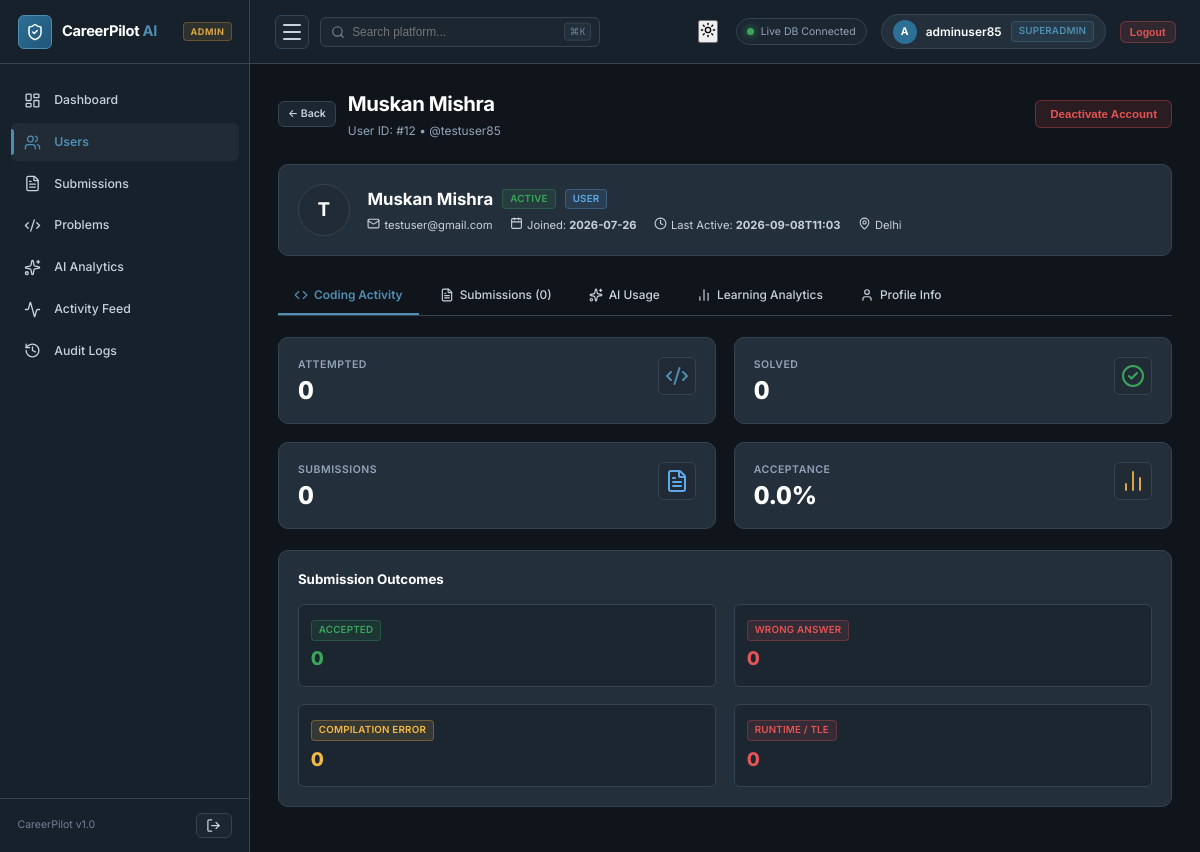
The page /admin/users/12 (signed in) on the database as committed earlier.
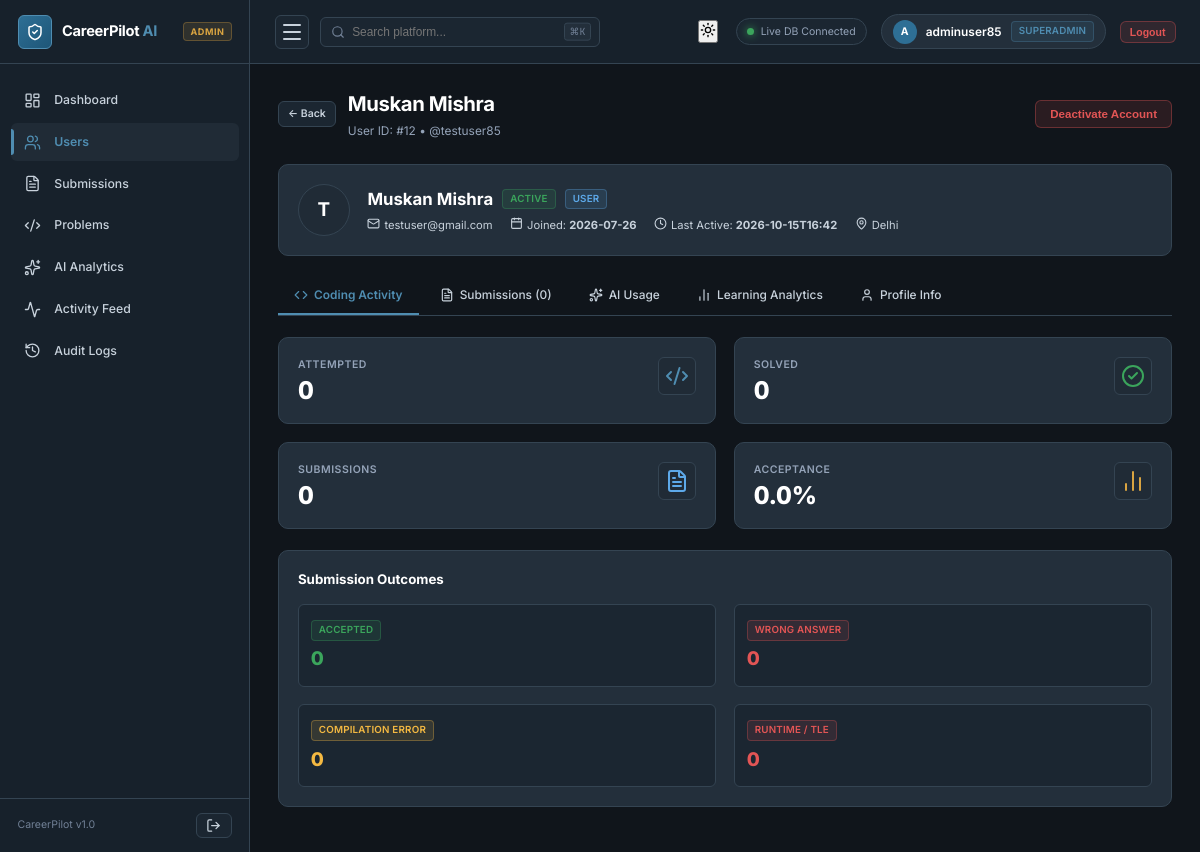
The same page on the database as committed later.
### tables this page shows
CREATE TABLE users (
    id INTEGER PRIMARY KEY AUTOINCREMENT,
    username TEXT NOT NULL UNIQUE,
    email TEXT NOT NULL UNIQUE,
    password_hash TEXT NOT NULL,
    full_name TEXT DEFAULT '',
    avatar_url TEXT DEFAULT '/static/images/default-avatar.png',
    bio TEXT DEFAULT '',
    phone TEXT DEFAULT '',
    location TEXT DEFAULT '',
    linkedin_url TEXT DEFAULT '',
    github_url TEXT DEFAULT '',
    portfolio_url TEXT DEFAULT '',
    role TEXT DEFAULT 'user' CHECK(role IN ('user', 'admin')),
    is_active INTEGER DEFAULT 1,
    last_login TIMESTAMP,
    created_at TIMESTAMP DEFAULT CURRENT_TIMESTAMP,
    updated_at TIMESTAMP DEFAULT CURRENT_TIMESTAMP
);

### backend/routes/admin.py (the view)
@admin_bp.route('/users/<int:user_id>')
@admin_required
def user_detail(user_id: int):
    data = AdminAnalyticsService.get_user_detail(user_id)
    if not data:
        flash(f"User #{user_id} not found.", "danger")
        return redirect(url_for('admin.users'))
    AdminModel.log_audit(
        session.get('admin_id'),
        session.get('admin_username', 'Admin'),
        "VIEW_USER",
        f"User ID: {user_id} ({data['user']['username']})",
        request.remote_addr or ""
    )
    return render_template('admin/user_detail.html', **data)

### backend/database/db.py (called while the page is built)
def get_db_path() -> str:
    base_dir = os.path.dirname(os.path.dirname(os.path.dirname(os.path.abspath(__file__))))
    return os.path.join(base_dir, DATABASE_PATH)

def get_connection(db_path: Optional[str] = None) -> sqlite3.Connection:
    path = db_path or get_db_path()
    conn = sqlite3.connect(path)
    conn.row_factory = sqlite3.Row
    conn.execute("PRAGMA foreign_keys = ON")
    conn.execute("PRAGMA journal_mode = WAL")
    return conn

@contextmanager
def get_db(db_path: Optional[str] = None):
    conn = get_connection(db_path)
    try:
        yield conn
        conn.commit()
    except Exception:
        conn.rollback()
        raise
    finally:
        conn.close()

### backend/models/admin.py (called while the page is built)
    @staticmethod
    def log_audit(admin_id: Optional[int], admin_username: str, action: str, target: str = "", ip_address: str = "") -> int:
        return execute_insert(
            """INSERT INTO admin_audit_logs (admin_id, admin_username, action, target, ip_address)
               VALUES (?, ?, ?, ?, ?)""",
            (admin_id, admin_username or "System", action, target, ip_address)
        )

### templates/admin/user_detail.html (shortened to what the changed rows need)
{% extends "admin/layout.html" %}
{% block content %}
<div class="admin-header">
    <div style="display: flex; align-items: center; gap: 0.85rem;">
        <div>
            <h1 class="admin-title">{{ user.full_name or user.username }}</h1>
            <p class="admin-subtitle">User ID: #{{ user.id }} • @{{ user.username }}</p>
        </div>
    </div>
    <div>
        <button type="button"
                id="toggleBtn"
                onclick="toggleUserStatus({{ user.id }}, {{ 1 if user.is_active else 0 }})"
                class="adm-btn {% if user.is_active %}adm-btn-danger{% else %}adm-btn-success{% endif %}">
            {{ 'Deactivate Account' if user.is_active else 'Activate Account' }}
        </button>
    </div>
</div>
<div class="adm-card" style="margin-bottom: 1.5rem; display: flex; align-items: center; gap: 1.25rem; flex-wrap: wrap;">
    <div class="admin-avatar" style="width: 52px; height: 52px; font-size: 1.35rem; background: var(--bg-tertiary); border: 1px solid var(--border);">
        {{ (user.username or 'U')[:1]|upper }}
    </div>
    <div style="flex: 1; min-width: 240px;">
        <div style="display: flex; align-items: center; gap: 0.65rem; margin-bottom: 0.25rem; flex-wrap: wrap;">
            <h2 style="font-size: 1.2rem; font-weight: 700; color: var(--text-primary);">{{ user.full_name or user.username }}</h2>
            <span id="statusBadge" class="adm-badge {% if user.is_active %}adm-badge-success{% else %}adm-badge-danger{% endif %}">
                {{ 'Active' if user.is_active else 'Inactive' }}
            </span>
            <span class="adm-badge adm-badge-info">{{ user.role|capitalize }}</span>
        </div>
        <div style="display: flex; gap: 1.25rem; flex-wrap: wrap; font-size: 0.8rem; color: var(--text-secondary); margin-top: 0.35rem;">
            <div><i data-lucide="mail" style="width:13px;height:13px;display:inline-block;vertical-align:-1px;margin-right:4px;"></i>{{ user.email }}</div>
            <div><i data-lucide="calendar" style="width:13px;height:13px;display:inline-block;vertical-align:-1px;margin-right:4px;"></i>Joined: <strong>{{ (user.created_at or '')[:10] }}</strong></div>
            <div><i data-lucide="clock" style="width:13px;height:13px;display:inline-block;vertical-align:-1px;margin-right:4px;"></i>Last Active: <strong>{{ (user.last_login or 'Never')[:16] }}</strong></div>
            {% if user.location %}<div><i data-lucide="map-pin" style="width:13px;height:13px;display:inline-block;vertical-align:-1px;margin-right:4px;"></i>{{ user.location }}</div>{% endif %}
        </div>
    </div>
</div>
{% endblock %}

Rows that differ between the two databases and show on the page:
changed users "Muskan Mishra": last_login "2026-09-08T11:03" → "2026-10-15T16:42"
